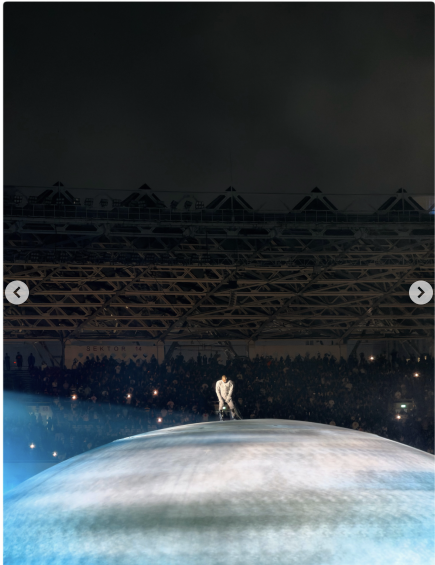
#> input picture work/visuals/deus_complex/stage_source.png, 870 x 1130 px (shown at 1/2 size)
$ python prepare.py
#> lines starting #> are read from the running program, lines starting #| are printed output that depends on the picture
"""Prepare stadium plates, deterministic grain and beat cues for the Story."""
from pathlib import Path
import json
import subprocess

import numpy as np
from PIL import Image
from scipy import signal

HERE = Path(__file__).resolve().parent
ROOT = HERE.parents[3]
PUBLIC = HERE/'public'
SOURCE = ROOT/'outputs/deus complex/audio/this_must_be_heaven.mp3'
START = 25.57142857142857
DURATION = 59
RATE = 22050

picture=Image.open(HERE.parent/'stage_source.png').convert('RGB')
# Trim the screenshot border and carousel controls while preserving the performer.
picture=picture.crop((62,8,813,1120))
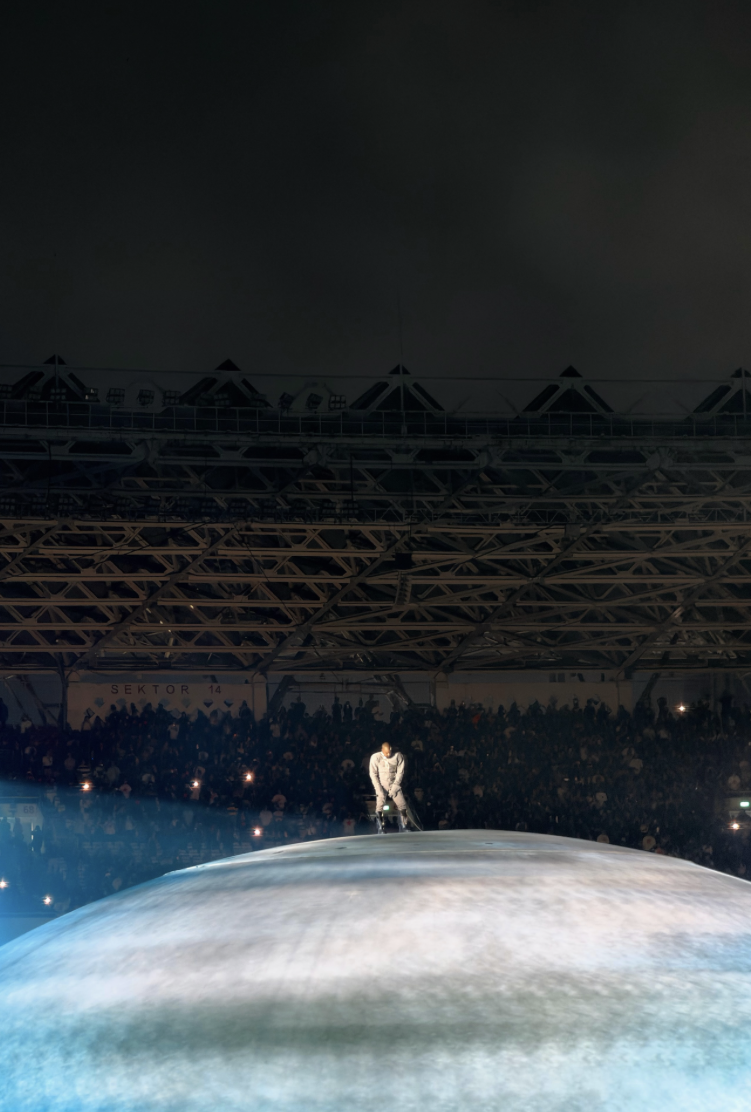
#> picture: PIL image 751x1112 RGB; mean R, G, B 58.8, 65.2, 68.8
picture.save(PUBLIC/'stadium.jpg',quality=96)

for seed in range(12):
 rng=np.random.default_rng(seed+172)
 gray=np.clip(rng.normal(127,34,(384,216)),0,255).astype('uint8')
 Image.fromarray(gray).save(PUBLIC/'grain'/f'{seed:02}.png')
#> this loop made 12 passes
#> pass 1, `Image.fromarray(gray).save(PUBLIC/'grain'/f'{seed:02}.png')`:
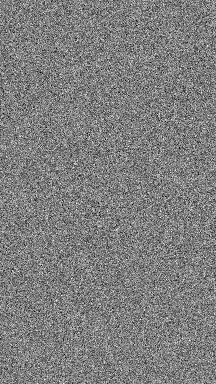
#> saved as 00.png: PIL image 216x384 L; min 0, max 255, mean 126.6
#> pass 2, `Image.fromarray(gray).save(PUBLIC/'grain'/f'{seed:02}.png')`:
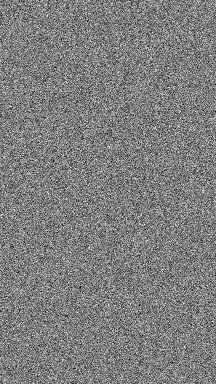
#> saved as 01.png: PIL image 216x384 L; min 0, max 255, mean 126.3

subprocess.run(['ffmpeg','-nostdin','-v','error','-y','-ss',str(START),'-i',str(SOURCE),
                '-t',str(DURATION),'-af','afade=t=in:d=0.035,afade=t=out:st=58.4:d=0.6',
                '-ac','2','-ar','48000','-c:a','pcm_s24le',str(PUBLIC/'music.wav')],check=True)
#> (this line was passed over: subprocess is not available in this run)

#> (the run stopped early here; a loop or call above may not have finished)

$ run again, with work/visuals/deus_complex/01 proof.jpg saved as work/visuals/deus_complex/stage_source.png
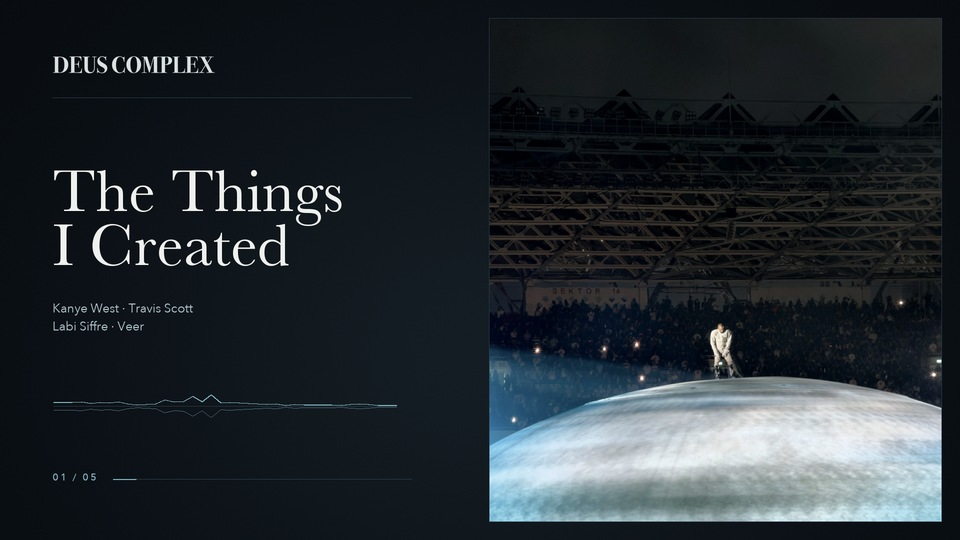
#> input picture work/visuals/deus_complex/01 proof.jpg, 960 x 540 px
#> picture is the input picture: PIL image 960x540 RGB; mean R, G, B 36.3, 43.1, 48.4
#> `picture=picture.crop((62,8,813,1120))`:
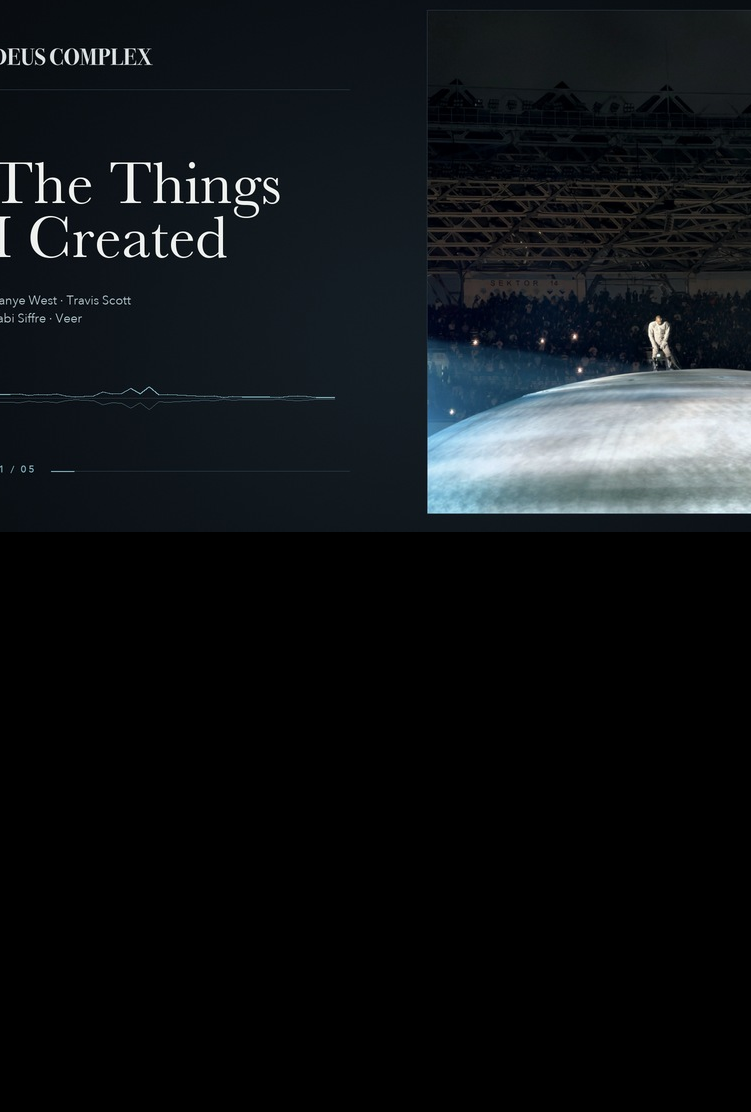
#> picture: PIL image 751x1112 RGB; mean R, G, B 16.7, 20.1, 22.9
